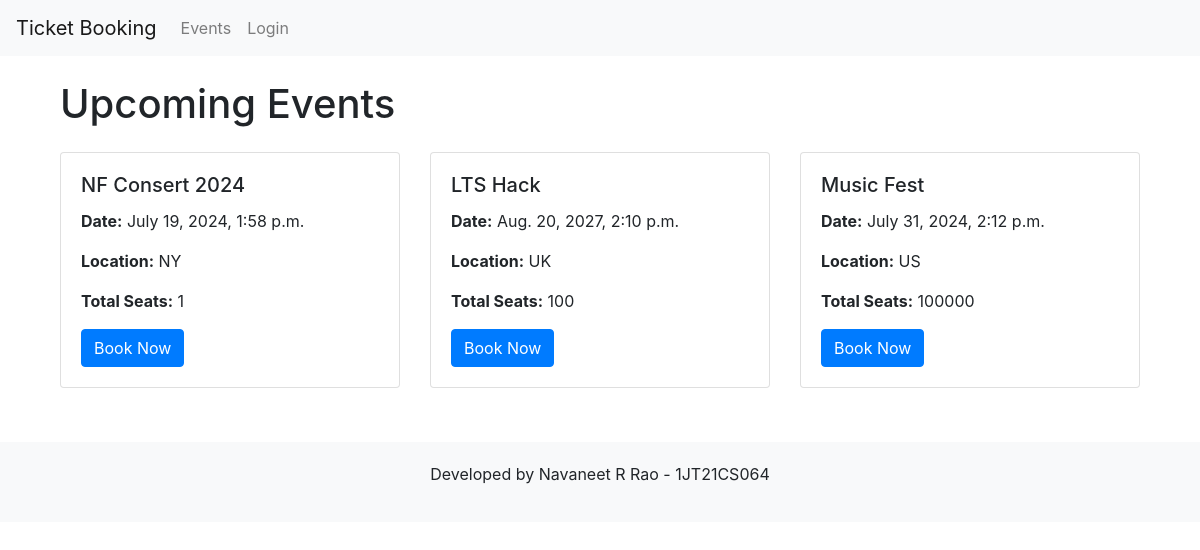
The page / on the database its author committed.
### booking/models.py (models this page shows, shortened)
class Event(models.Model):
    name = models.CharField(max_length=100)
    date = models.DateTimeField()
    location = models.CharField(max_length=255)
    total_seats = models.PositiveIntegerField()

### booking/views.py (the view)
# urls.py: path('', event_list, name='event_list'),
def event_list(request):
    events = Event.objects.all()
    return render(request, 'booking/event_list.html', {'events': events})

### booking/templates/booking/event_list.html (shortened to what this page needs)
{% extends 'base.html' %}
{% block content %}
<div class="container">
  <h1 class="my-4">Upcoming Events</h1>
  <div class="row">
    {% for event in events %}
    <div class="col-md-4">
      <div class="card mb-4">
        <div class="card-body">
          <h5 class="card-title">{{ event.name }}</h5>
          <p class="card-text"><strong>Date:</strong> {{ event.date }}</p>
          <p class="card-text"><strong>Location:</strong> {{ event.location }}</p>
          <p class="card-text"><strong>Total Seats:</strong> {{ event.total_seats }}</p>
          <a href="{% url 'book_ticket' event.id %}" class="btn btn-primary">Book Now</a>
        </div>
      </div>
    </div>
    {% endfor %}
  </div>
</div>
{% endblock %}

### booking/templates/base.html (shortened to what this page needs)
<!DOCTYPE html>
<html lang="en">
<head>
  <link href="https://stackpath.bootstrapcdn.com/bootstrap/4.5.2/css/bootstrap.min.css" rel="stylesheet">
</head>
<body>
  <nav class="navbar navbar-expand-lg navbar-light bg-light fixed-top">
    <a class="navbar-brand" href="{% url 'event_list' %}">Ticket Booking</a>
    <div class="collapse navbar-collapse">
      <ul class="navbar-nav mr-auto">
        <li class="nav-item">
          <a class="nav-link" href="{% url 'event_list' %}">Events</a>
        </li>
        {% if user.is_authenticated %}
        <li class="nav-item">
          <a class="nav-link" href="{% url 'my_bookings' %}">My Bookings</a>
        </li>
        <li class="nav-item">
          <a class="nav-link" href="{% url 'logout' %}">Logout</a>
        </li>
        {% else %}
        <li class="nav-item">
          <a class="nav-link" href="{% url 'login' %}">Login</a>
        </li>
        {% endif %}
      </ul>
    </div>
  </nav>
  <main role="main" class="container">
    {% block content %}
    {% endblock %}
  </main>
  <footer class="footer">
    <p>Developed by Navaneet R Rao - 1JT21CS064</p>
  </footer>
</body>
</html>

### booking/templates/base.html (style rules this page uses)
body { padding-top: 56px; }
.footer { background-color: #f8f9fa; padding: 20px; text-align: center; margin-top: 30px; }

### rows shown on the page
Event: name "NF Consert 2024", date "July 19, 2024, 1:58 p.m.", location "NY", total_seats "1"
Event: name "LTS Hack", date "Aug. 20, 2027, 2:10 p.m.", location "UK", total_seats "100"
Event: name "Music Fest", date "July 31, 2024, 2:12 p.m.", location "US", total_seats "100000"
